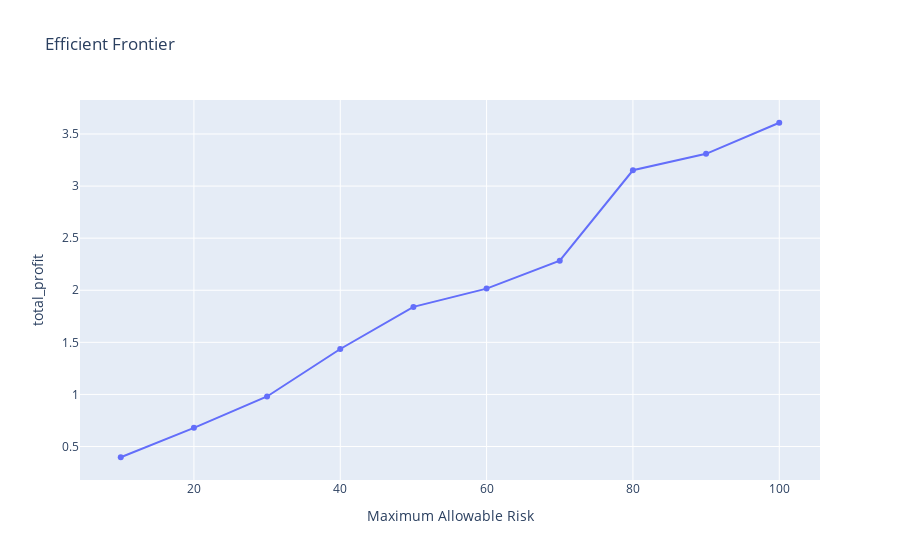

Write notebook code for a chart like this one.
### Markdown cell above
Efficient Frontier

### Code cell
# Create the Efficient Frontier line chart
fig = px.line(Results, x='R', y='total_profit', title='Efficient Frontier',
              labels={'R': 'Maximum Allowable Risk', 'total': 'Total Return'},
              markers=True)

# Show the plot
fig.show()

### Figure 1 — Plotly figure (JSON) as saved in the notebook; plotly's stock layout.template omitted (floating-point values rounded to 4 significant figures)
{"data": [{"hovertemplate": "Maximum Allowable Risk=%{x}<br>total_profit=%{y}<extra></extra>", "legendgroup": "", "line": {"color": "#636efa", "dash": "solid"}, "marker": {"symbol": "circle"}, "mode": "lines+markers", "name": "", "orientation": "v", "showlegend": false, "type": "scatter", "x": [10, 20, 30, 40, 50, 60, 70, 80, 90, 100], "xaxis": "x", "y": [0.397, 0.6791, 0.9803, 1.436, 1.84, 2.016, 2.283, 3.152, 3.309, 3.608], "yaxis": "y"}], "layout": {"legend": {"tracegroupgap": 0}, "title": {"text": "Efficient Frontier"}, "xaxis": {"anchor": "y", "domain": [0, 1], "title": {"text": "Maximum Allowable Risk"}}, "yaxis": {"anchor": "x", "domain": [0, 1], "title": {"text": "total_profit"}}}}
